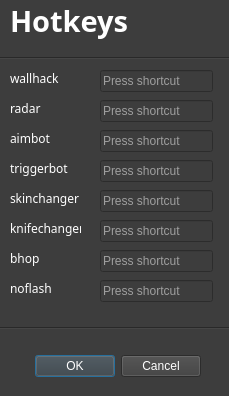
<?xml version="1.0" encoding="UTF-8"?>
<ui version="4.0">
 <class>Dialog</class>
 <widget class="QDialog" name="Dialog">
  <property name="geometry">
   <rect>
    <x>0</x>
    <y>0</y>
    <width>229</width>
    <height>396</height>
   </rect>
  </property>
  <property name="windowTitle">
   <string>Dialog</string>
  </property>
  <property name="styleSheet">
   <string notr="true">background-color: rgb(61, 61, 61);
color: rgb(255, 255, 255);
QCheckBox:rgb(255, 255, 255);</string>
  </property>
  <widget class="QDialogButtonBox" name="buttonBox">
   <property name="geometry">
    <rect>
     <x>20</x>
     <y>350</y>
     <width>181</width>
     <height>32</height>
    </rect>
   </property>
   <property name="orientation">
    <enum>Qt::Horizontal</enum>
   </property>
   <property name="standardButtons">
    <set>QDialogButtonBox::Cancel|QDialogButtonBox::Ok</set>
   </property>
  </widget>
  <widget class="QLabel" name="label">
   <property name="geometry">
    <rect>
     <x>10</x>
     <y>0</y>
     <width>181</width>
     <height>41</height>
    </rect>
   </property>
   <property name="font">
    <font>
     <family>Microsoft PhagsPa</family>
     <pointsize>22</pointsize>
     <weight>75</weight>
     <italic>false</italic>
     <bold>true</bold>
    </font>
   </property>
   <property name="text">
    <string>Hotkeys</string>
   </property>
  </widget>
  <widget class="Line" name="line">
   <property name="geometry">
    <rect>
     <x>-10</x>
     <y>50</y>
     <width>421</width>
     <height>16</height>
    </rect>
   </property>
   <property name="orientation">
    <enum>Qt::Horizontal</enum>
   </property>
  </widget>
  <widget class="QLabel" name="label_3">
   <property name="geometry">
    <rect>
     <x>10</x>
     <y>70</y>
     <width>71</width>
     <height>16</height>
    </rect>
   </property>
   <property name="font">
    <font>
     <family>Microsoft PhagsPa</family>
    </font>
   </property>
   <property name="text">
    <string>wallhack</string>
   </property>
  </widget>
  <widget class="QLabel" name="label_4">
   <property name="geometry">
    <rect>
     <x>10</x>
     <y>100</y>
     <width>71</width>
     <height>16</height>
    </rect>
   </property>
   <property name="font">
    <font>
     <family>Microsoft PhagsPa</family>
    </font>
   </property>
   <property name="text">
    <string>radar</string>
   </property>
  </widget>
  <widget class="QLabel" name="label_5">
   <property name="geometry">
    <rect>
     <x>10</x>
     <y>130</y>
     <width>71</width>
     <height>16</height>
    </rect>
   </property>
   <property name="font">
    <font>
     <family>Microsoft PhagsPa</family>
    </font>
   </property>
   <property name="text">
    <string>aimbot</string>
   </property>
  </widget>
  <widget class="QLabel" name="label_6">
   <property name="geometry">
    <rect>
     <x>10</x>
     <y>160</y>
     <width>71</width>
     <height>16</height>
    </rect>
   </property>
   <property name="font">
    <font>
     <family>Microsoft PhagsPa</family>
    </font>
   </property>
   <property name="text">
    <string>triggerbot</string>
   </property>
  </widget>
  <widget class="QLabel" name="label_7">
   <property name="geometry">
    <rect>
     <x>10</x>
     <y>190</y>
     <width>71</width>
     <height>16</height>
    </rect>
   </property>
   <property name="font">
    <font>
     <family>Microsoft PhagsPa</family>
    </font>
   </property>
   <property name="text">
    <string>skinchanger</string>
   </property>
  </widget>
  <widget class="QLabel" name="label_8">
   <property name="geometry">
    <rect>
     <x>10</x>
     <y>220</y>
     <width>71</width>
     <height>16</height>
    </rect>
   </property>
   <property name="font">
    <font>
     <family>Microsoft PhagsPa</family>
    </font>
   </property>
   <property name="text">
    <string>knifechanger</string>
   </property>
  </widget>
  <widget class="QLabel" name="label_9">
   <property name="geometry">
    <rect>
     <x>10</x>
     <y>250</y>
     <width>71</width>
     <height>16</height>
    </rect>
   </property>
   <property name="font">
    <font>
     <family>Microsoft PhagsPa</family>
    </font>
   </property>
   <property name="text">
    <string>bhop</string>
   </property>
  </widget>
  <widget class="QLabel" name="label_10">
   <property name="geometry">
    <rect>
     <x>10</x>
     <y>280</y>
     <width>71</width>
     <height>16</height>
    </rect>
   </property>
   <property name="font">
    <font>
     <family>Microsoft PhagsPa</family>
    </font>
   </property>
   <property name="text">
    <string>noflash</string>
   </property>
  </widget>
  <widget class="QKeySequenceEdit" name="keySequenceEdit">
   <property name="geometry">
    <rect>
     <x>100</x>
     <y>70</y>
     <width>113</width>
     <height>22</height>
    </rect>
   </property>
  </widget>
  <widget class="QKeySequenceEdit" name="keySequenceEdit_2">
   <property name="geometry">
    <rect>
     <x>100</x>
     <y>100</y>
     <width>113</width>
     <height>22</height>
    </rect>
   </property>
  </widget>
  <widget class="QKeySequenceEdit" name="keySequenceEdit_3">
   <property name="geometry">
    <rect>
     <x>100</x>
     <y>130</y>
     <width>113</width>
     <height>22</height>
    </rect>
   </property>
  </widget>
  <widget class="QKeySequenceEdit" name="keySequenceEdit_4">
   <property name="geometry">
    <rect>
     <x>100</x>
     <y>160</y>
     <width>113</width>
     <height>22</height>
    </rect>
   </property>
  </widget>
  <widget class="QKeySequenceEdit" name="keySequenceEdit_5">
   <property name="geometry">
    <rect>
     <x>100</x>
     <y>190</y>
     <width>113</width>
     <height>22</height>
    </rect>
   </property>
  </widget>
  <widget class="QKeySequenceEdit" name="keySequenceEdit_6">
   <property name="geometry">
    <rect>
     <x>100</x>
     <y>220</y>
     <width>113</width>
     <height>22</height>
    </rect>
   </property>
  </widget>
  <widget class="QKeySequenceEdit" name="keySequenceEdit_7">
   <property name="geometry">
    <rect>
     <x>100</x>
     <y>250</y>
     <width>113</width>
     <height>22</height>
    </rect>
   </property>
  </widget>
  <widget class="QKeySequenceEdit" name="keySequenceEdit_8">
   <property name="geometry">
    <rect>
     <x>100</x>
     <y>280</y>
     <width>113</width>
     <height>22</height>
    </rect>
   </property>
  </widget>
  <widget class="Line" name="line_2">
   <property name="geometry">
    <rect>
     <x>-80</x>
     <y>320</y>
     <width>421</width>
     <height>16</height>
    </rect>
   </property>
   <property name="orientation">
    <enum>Qt::Horizontal</enum>
   </property>
  </widget>
 </widget>
 <resources/>
 <connections>
  <connection>
   <sender>buttonBox</sender>
   <signal>accepted()</signal>
   <receiver>Dialog</receiver>
   <slot>accept()</slot>
   <hints>
    <hint type="sourcelabel">
     <x>248</x>
     <y>254</y>
    </hint>
    <hint type="destinationlabel">
     <x>157</x>
     <y>274</y>
    </hint>
   </hints>
  </connection>
  <connection>
   <sender>buttonBox</sender>
   <signal>rejected()</signal>
   <receiver>Dialog</receiver>
   <slot>reject()</slot>
   <hints>
    <hint type="sourcelabel">
     <x>316</x>
     <y>260</y>
    </hint>
    <hint type="destinationlabel">
     <x>286</x>
     <y>274</y>
    </hint>
   </hints>
  </connection>
 </connections>
</ui>
